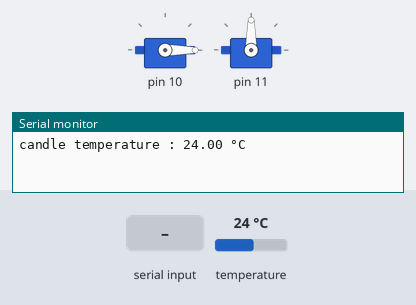
Recording of a sketch running on a simulated Arduino Uno, built with avr-gcc and run on an emulated ATmega328P. On the bench: 2 × servo, the last lines printed to the serial monitor. The test bench sets the inputs (shaded band); at power-on: temperature 24 °C.

Above: at 1.8 s.
1.9 s: "1" received over Serial
At 5.4 s:
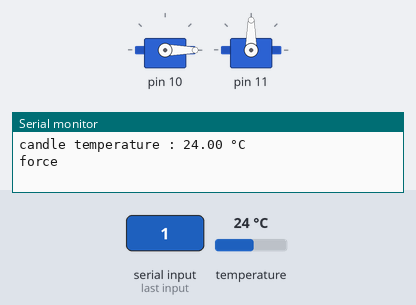
5.5 s: "2" received over Serial
At 6.3 s:
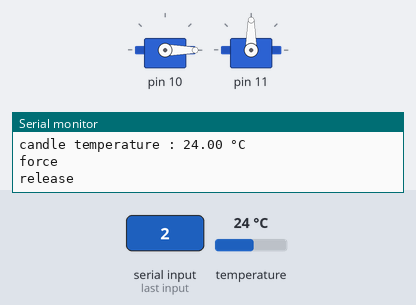
7.6 s: temperature set to 34.3 °C
9.1 s: temperature set to 35.4 °C
At 12.6 s:
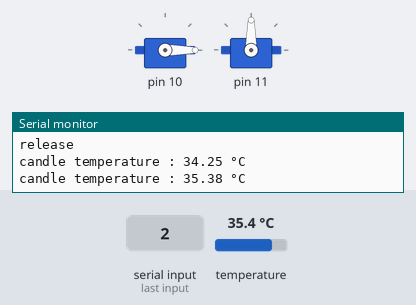
12.7 s: temperature set to 12 °C
At 13.8 s:
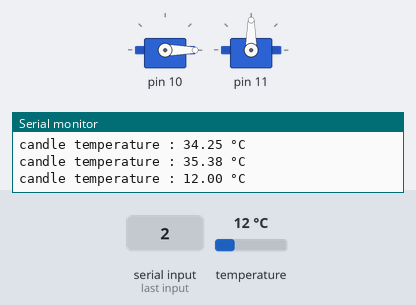
Timing chart, 0 to 15.2 s (numbered marks = the images above; inputs shaded):
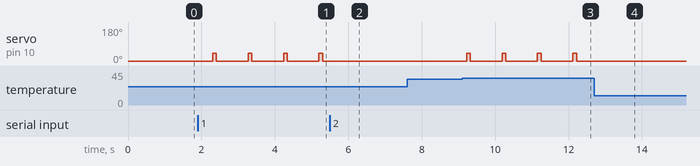

Measured:
- the behaviour switches between 34.9 and 35 °C on temperature (found by bisection; images 2 and 3)
- after the input at 1.9 s, servo on pin 10: alternates 40° for 0.10 s and 0° for 0.86 s, starting after 0.41 s
- after the input at 5.5 s, servo on pin 10: stops changing and stays 0°; servo on pin 11: stays 90° (without the input it goes to 0° after 0.67 s)
- after the input at 9.1 s, servo on pin 10: alternates 40° for 0.10 s and 0° for 0.86 s, starting after 0.12 s
- after the input at 12.7 s, servo on pin 10: stops changing and stays 0°; servo on pin 11: stays 90° (without the input it goes to 0° after 0.38 s)

The sketch:

main.ino
```cpp
/* Gasthon project
 *
 * main.ino
 *
 * members of the project :
 * 		- YAGHI Anthony
 * 		- SCHAAF Hugo
 * 		- LANDURE Raphaël
 *
 * Author : SCHAAF Hugo
 *
 * IS3 - ENIB
 * 01/2019
 */

#include <OneWire.h>
#include <DallasTemperature.h>
#include <Servo.h>

#include "tools.hpp"


#define ONE_WIRE_BUS 3 // one wire sensors bus pin number
#define CANDLE_SENSOR 0 // index of the sensor (1st sensor so index 0)
#define BURNING_TEMP 35. // temperature threshold in deg celcius

// temperature sensor
OneWire oneWire{ONE_WIRE_BUS};
DallasTemperature sensors{&oneWire};

// ventilation management
tools::Ventilation ventilation{10, 11, 3000};

//---------------------------------------------------------------------------//
void setup()
{
	Serial.begin(9600);
	sensors.begin();
	ventilation.begin();
}

//---------------------------------------------------------------------------//
void loop()
{
	static bool force = false;

	// request temperature to the sensor
	sensors.requestTemperatures();

	// get the temperature above the candle
	float candleTemp = sensors.getTempCByIndex(CANDLE_SENSOR);

	char cmd = Serial.read();

	if(cmd == '1')
	{
		Serial.println("force");
		ventilation.set();
		force = true;
	}

	if(cmd == '2')
	{
		Serial.println("release");
		ventilation.reset();
		force = false;
	}

	if(candleTemp != -127. && !force)
	{
		if(candleTemp >= BURNING_TEMP) ventilation.set();
		else ventilation.reset();
		tools::displayTemp(candleTemp);
	}

	ventilation.run();
}
```

tools.hpp
```cpp
/* Gasthon project
 *
 * tools.hpp
 *
 * members of the project :
 * 		- YAGHI Anthony
 * 		- SCHAAF Hugo
 * 		- LANDURE Raphaël
 *
 * Author : SCHAAF Hugo
 *
 * IS3 - ENIB
 * 01/2019
 */

#ifndef TOOLS_HPP
#define TOOLS_HPP

#include "Arduino.h"
#include <Servo.h>

// default delay to enter in emergency mode
#define DELAY 5000 // in ms

namespace tools
{
	//---------------------------------------------------------------------------------------------//

	struct Ventilation
	{
		// constructor
		Ventilation(uint8_t pin0, uint8_t pin1, uint32_t wait_t= DELAY):
		pin_balance{pin0}, pin_orient{pin1}, start_time{0}, wait_t{wait_t},
		emergency_count{false}, doRun{false}
		{
		};

		// run it once to initialize the ventilation system
		void begin()
		{
			servo_balance.attach(pin_balance);
			servo_orient.attach(pin_orient);

			servo_balance.write(0);
			servo_orient.write(90);
		};

		uint8_t run()
		{
			// if no need to ventilate, exit
			if(!doRun) return 0;

#ifdef VERBOSE
			Serial.println("doRun");
#endif

			if(!emergency_count)
			{
				emergency_count = true;
				start_time = millis();
			}

			if(millis() - start_time > wait_t)
			{
#ifdef VERBOSE
				Serial.println("emergency");
#endif
				servo_orient.write(0);
			}

			servo_balance.write(40);
			delay(100);
			servo_balance.write(0);
			delay(100);

			return 1;
		};

		void set()
		{
			if(!doRun)
			{

#ifdef VERBOSE
				Serial.println("set");
#endif
				doRun = true;
			}
		};

		// reset to initial position
		void reset()
		{

			if(doRun)
			{
#ifdef VERBOSE
				Serial.println("reset");
#endif
				servo_balance.write(0);
				servo_orient.write(90);
				emergency_count = false;
				doRun = false;
			}
		};

		// motorisation members
		Servo servo_balance, servo_orient;
		uint8_t pin_balance, pin_orient;
		// timer members
		int32_t start_time;
		uint32_t wait_t;
		// flags
		bool emergency_count, doRun;
	};

	//---------------------------------------------------------------------------------------------//

	inline
	void displayTemp(float temp)
	{
		static float prev_temp = temp+1.;
		if(temp > prev_temp + 0.3 || temp < prev_temp - 0.3)
		{
			prev_temp = temp;
			Serial.println("candle temperature : "+String(temp)+" °C");
		}
	};

}// namespace tools

#endif
```
